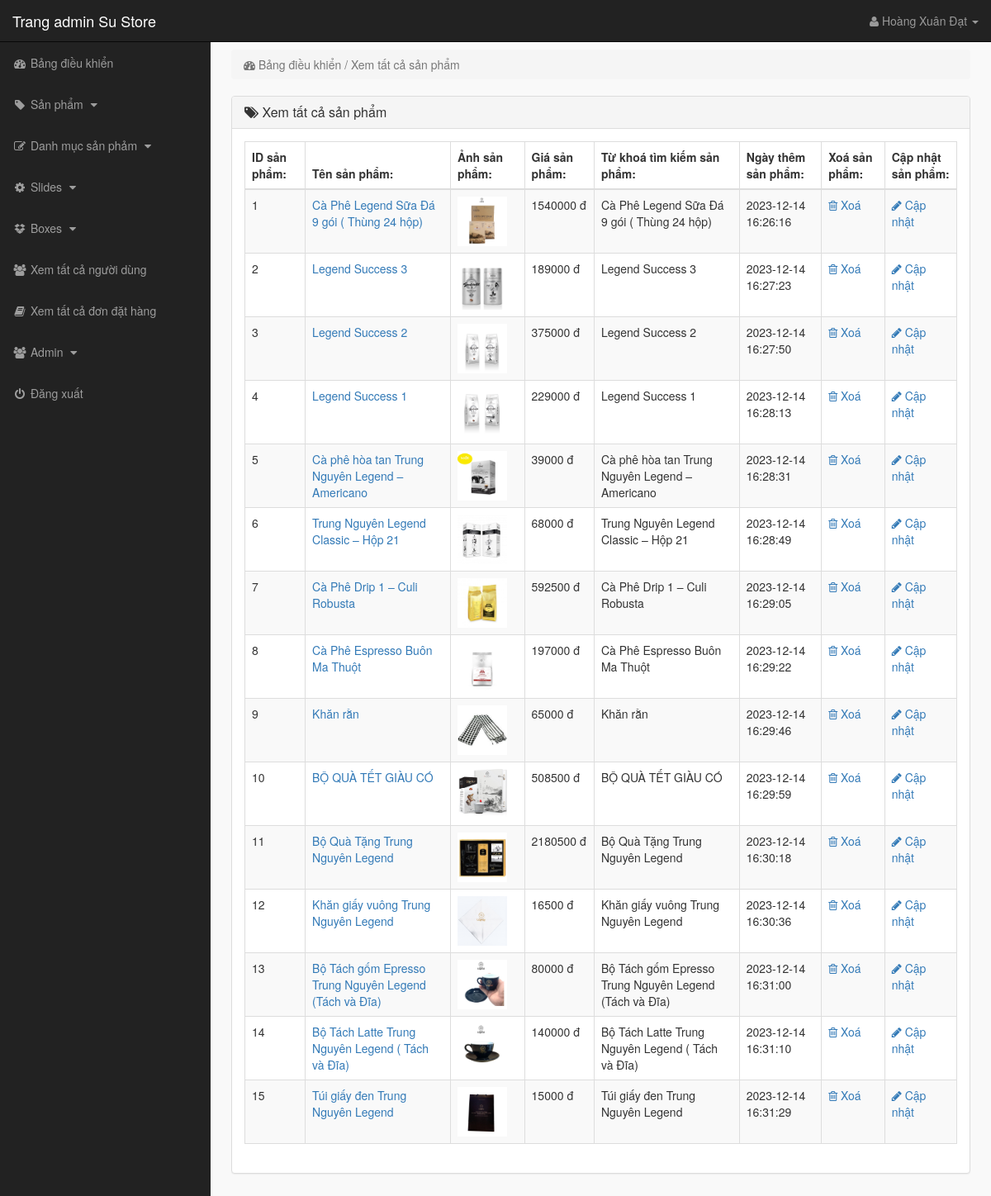
Page /admin_area/index.php?view_products (signed in) on the committed database.
### tables this page shows
CREATE TABLE `products` (
  `product_id` int(10) NOT NULL,
  `p_cat_id` int(10) NOT NULL,
  `date` timestamp NOT NULL DEFAULT current_timestamp() ON UPDATE current_timestamp(),
  `product_title` text NOT NULL,
  `product_img1` text NOT NULL,
  `product_img2` text NOT NULL,
  `product_img3` text NOT NULL,
  `product_price` int(10) NOT NULL,
  `product_keywords` text NOT NULL,
  `product_desc` text NOT NULL,
  `product_label` text NOT NULL,
  `product_sale` int(100) NOT NULL
);

### admin_area/view_products.php (the view)
<?php
    if(!isset($_SESSION['admin_username'])){
        echo "<script>window.open('login.php','_self')</script>";
    }else{
?>
<div class="row">
    <div class="col-lg-12">
        <ol class="breadcrumb">
            <li class="active">
                <i class="fa fa-dashboard"></i> Bảng điều khiển / Xem tất cả sản phẩm
            </li>
        </ol>
    </div>
</div>
<div class="row">
    <div class="col-lg-12">
        <div class="panel panel-default">
            <div class="panel-heading">
               <h3 class="panel-title">
                   <i class="fa fa-tags"></i>  Xem tất cả sản phẩm
               </h3>
            </div>
            <div class="panel-body">
                <div class="table-responsive">
                    <table class="table table-striped table-bordered table-hover">
                        <thead>
                            <tr>
                                <th> ID sản phẩm: </th>
                                <th> Tên sản phẩm: </th>
                                <th> Ảnh sản phẩm: </th>
                                <th> Giá sản phẩm: </th>
                                <th> Từ khoá tìm kiếm sản phẩm: </th>
                                <th> Ngày thêm sản phẩm: </th>
                                <th> Xoá sản phẩm: </th>
                                <th> Cập nhật sản phẩm: </th>
                            </tr>
                        </thead>
                        <tbody>
                            <?php
                                $i=0;
                                $get_pro = "select * from products";
                                $run_pro = mysqli_query($con,$get_pro);
                                while($row_pro=mysqli_fetch_array($run_pro)){
                                    $pro_id = $row_pro['product_id'];
                                    $pro_title = $row_pro['product_title'];
                                    $pro_img1 = $row_pro['product_img1'];
                                    $pro_price = $row_pro['product_price'];
                                    $pro_keywords = $row_pro['product_keywords'];
                                    $pro_date = $row_pro['date'];
                                    $i++;
                            ?>
                            <tr>
                                <td> <?php echo $i; ?> </td>
                                <td> <a href="../details.php?pro_id=<?php echo $pro_id; ?>" target="_blank" ><?php echo $pro_title; ?></a> </td>
                                <td> <a href="../details.php?pro_id=<?php echo $pro_id; ?>" target="_blank" ><img src="product_images/<?php echo $pro_img1; ?>" width="60" height="60"></a></td>
                                <td> <?php echo $pro_price; ?> đ </td>
                                <td> <?php echo $pro_keywords; ?> </td>
                                <td> <?php echo $pro_date ?> </td>
                                <td>
                                     <a href="index.php?delete_product=<?php echo $pro_id; ?>">
                                        <i class="fa fa-trash-o"></i> Xoá
                                     </a>
                                </td>
                                <td>
                                     <a href="index.php?edit_product=<?php echo $pro_id; ?>">
                                        <i class="fa fa-pencil"></i> Cập nhật
                                     </a>
                                </td>
                            </tr>
                            <?php } ?>
                        </tbody>
                    </table>
                </div>
            </div>
        </div>
    </div>
</div>
<?php } ?>

### admin_area/index.php (shortened to what this page needs)
<?php
    include("includes/db.php");
    if(!isset($_SESSION['admin_username'])){
        echo "<script>window.open('login.php','_self')</script>";
    }else{
        $admin_session = $_SESSION['admin_username'];
        $get_admin = "select * from admins where admin_username='$admin_session'";
        $run_admin = mysqli_query($con,$get_admin);
        $row_admin = mysqli_fetch_array($run_admin);
        $admin_name = $row_admin['admin_name'];
?>
<!DOCTYPE html>
<html lang="en">
<head>
    <link rel="stylesheet" href="css/bootstrap-337.min.css">
    <link rel="stylesheet" href="font-awsome/css/font-awesome.min.css">
    <link rel="stylesheet" href="css/style.css">
</head>
<body>
    <div id="wrapper">
       <?php include("includes/sidebar.php"); ?>
        <div id="page-wrapper">
            <div class="container-fluid">
                <?php
                    if(isset($_GET['view_products'])){
                        include("view_products.php");
                    }
                ?>
            </div>
        </div>
    </div>
</body>
</html>
<?php } ?>

### admin_area/includes/sidebar.php (shortened to what this page needs)
<?php
    if(!isset($_SESSION['admin_username'])){
        echo "<script>window.open('login.php','_self')</script>";
    }else{
?>
<nav class="navbar navbar-inverse navbar-fixed-top">
    <div class="navbar-header">
        <a href="index.php?dashboard" class="navbar-brand">Trang admin Su Store</a>
    </div>
    <ul class="nav navbar-right top-nav">
        <li class="dropdown">
            <a href="#" class="dropdown-toggle" data-toggle="dropdown">
                <i class="fa fa-user"></i> <?php echo $admin_name;  ?> <b class="caret"></b>
            </a>
        </li>
    </ul>
    <div class="collapse navbar-collapse navbar-ex1-collapse">
        <ul class="nav navbar-nav side-nav">
            <li>
                <a href="index.php?dashboard">
                        <i class="fa fa-fw fa-dashboard"></i> Bảng điều khiển
                </a>
            </li>
            <li>
                <a href="#" data-toggle="collapse" data-target="#products">
                        <i class="fa fa-fw fa-tag"></i> Sản phẩm
                        <i class="fa fa-fw fa-caret-down"></i>
                </a>
            </li>
            <li>
                <a href="#" data-toggle="collapse" data-target="#p_cat">
                        <i class="fa fa-fw fa-edit"></i> Danh mục sản phảm
                        <i class="fa fa-fw fa-caret-down"></i>
                </a>
            </li>
            <li>
                <a href="#" data-toggle="collapse" data-target="#slides">
                        <i class="fa fa-fw fa-gear"></i> Slides
                        <i class="fa fa-fw fa-caret-down"></i>
                </a>
            </li>
            <li>
                <a href="#" data-toggle="collapse" data-target="#boxes">
                        <i class="fa fa-fw fa-dropbox"></i> Boxes
                        <i class="fa fa-fw fa-caret-down"></i>
                </a>
            </li>
            <li>
                <a href="index.php?view_customers">
                    <i class="fa fa-fw fa-users"></i> Xem tất cả người dùng
                </a>
            </li>
            <li>
                <a href="index.php?view_orders">
                    <i class="fa fa-fw fa-book"></i> Xem tất cả đơn đặt hàng
                </a>
            </li>
            <li>
                <a href="#" data-toggle="collapse" data-target="#users">
                        <i class="fa fa-fw fa-users"></i> Admin
                        <i class="fa fa-fw fa-caret-down"></i>
                </a>
            </li>
            <li>
                <a href="logout.php">
                    <i class="fa fa-fw fa-power-off"></i> Đăng xuất
                </a>
            </li>
        </ul>
    </div>
</nav>
<?php } ?>

### admin_area/css/style.css (style rules this page uses)
body { margin-top: 100px; }
#wrapper { padding-left: 0px; }
#page-wrapper { width: 100%; padding: 0; background-color: #f9f9f9; }
@media (min-width: 768px) { body { margin-top: 50px; } }
@media (min-width: 768px) { #wrapper { padding-left: 255px; } }
@media (min-width: 768px) { #page-wrapper { padding: 10px; } }
.top-nav>li { float: left; display: inline-block; }
.top-nav>li>a { color: #999999; line-height: 20px; padding-top: 15px; padding-bottom: 15px; padding-right: 30px; }
@media (min-width: 768px) { .side-nav { position: fixed; top: 51px; bottom: 0; width: 255px; overflow-y: auto; overflow-x: hidden; background-color: #222222; padding-bottom: 40px; border-radius: 0; } }
@media (min-width: 768px) { .side-nav>li>a { width: 255px; } }
.panel-body { border-radius: 5px; }

### rows in the picture
products: product_title "Cà Phê Legend Sữa Đá 9 gói ( Thùng 24 hộp)", product_img1 (picture), product_price "1540000", product_keywords "Cà Phê Legend Sữa Đá 9 gói ( Thùng 24 hộp)", date "2023-12-14 16:26:16"
products: product_title "Legend Success 3", product_img1 (picture), product_price "189000", product_keywords "Legend Success 3", date "2023-12-14 16:27:23"
products: product_title "Legend Success 2", product_img1 (picture), product_price "375000", product_keywords "Legend Success 2", date "2023-12-14 16:27:50"
products: product_title "Legend Success 1", product_img1 (picture), product_price "229000", product_keywords "Legend Success 1", date "2023-12-14 16:28:13"
products: product_title "Cà phê hòa tan Trung Nguyên Legend – Americano", product_img1 (picture), product_price "39000", product_keywords "Cà phê hòa tan Trung Nguyên Legend – Americano", date "2023-12-14 16:28:31"
products: product_title "Trung Nguyên Legend Classic – Hộp 21", product_img1 (picture), product_price "68000", product_keywords "Trung Nguyên Legend Classic – Hộp 21", date "2023-12-14 16:28:49"
products: product_title "Cà Phê Drip 1 – Culi Robusta", product_img1 (picture), product_price "592500", product_keywords "Cà Phê Drip 1 – Culi Robusta", date "2023-12-14 16:29:05"
products: product_title "Cà Phê Espresso Buôn Ma Thuột", product_img1 (picture), product_price "197000", product_keywords "Cà Phê Espresso Buôn Ma Thuột", date "2023-12-14 16:29:22"
products: product_title "Khăn rằn", product_img1 (picture), product_price "65000", product_keywords "Khăn rằn", date "2023-12-14 16:29:46"
products: product_title "BỘ QUÀ TẾT GIÀU CÓ", product_img1 (picture), product_price "508500", product_keywords "BỘ QUÀ TẾT GIÀU CÓ", date "2023-12-14 16:29:59"
products: product_title "Bộ Quà Tặng Trung Nguyên Legend", product_img1 (picture), product_price "2180500", product_keywords "Bộ Quà Tặng Trung Nguyên Legend", date "2023-12-14 16:30:18"
products: product_title "Khăn giấy vuông Trung Nguyên Legend", product_img1 (picture), product_price "16500", product_keywords "Khăn giấy vuông Trung Nguyên Legend", date "2023-12-14 16:30:36"
products: product_title "Bộ Tách gốm Epresso Trung Nguyên Legend (Tách và Đĩa)", product_img1 (picture), product_price "80000", product_keywords "Bộ Tách gốm Epresso Trung Nguyên Legend (Tách và Đĩa)", date "2023-12-14 16:31:00"
products: product_title "Bộ Tách Latte Trung Nguyên Legend ( Tách và Đĩa)", product_img1 (picture), product_price "140000", product_keywords "Bộ Tách Latte Trung Nguyên Legend ( Tách và Đĩa)", date "2023-12-14 16:31:10"
products: product_title "Túi giấy đen Trung Nguyên Legend", product_img1 (picture), product_price "15000", product_keywords "Túi giấy đen Trung Nguyên Legend", date "2023-12-14 16:31:29"

### other values in the picture
$admin_name "Hoàng Xuân Đạt"
